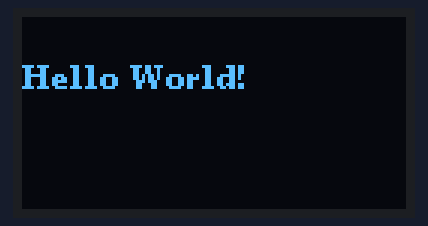
This sketch was run on a simulated Arduino Uno, built with avr-gcc and run on an emulated ATmega328P. Shown: 128×64 one-colour display.

Above: at 0.1 s.

The sketch:

1.ino
```cpp
#include <Arduino.h>
#include <U8g2lib.h>
#include <SPI.h>

// Конструктор для дисплея 128x64 на базе SSD1306 и аппаратного SPI.
// Передаем пины: (вращение, CS, DC, [RESET])
// Замените пины 10, 8, 9 на те, к которым вы припаяли CS, DC и RES.
// Конструктор для SH1106 на аппаратном SPI (сдвиг исчезнет автоматически)
U8G2_SH1106_128X64_NONAME_F_4W_HW_SPI u8g2(U8G2_R0, /* cs=/ 9, / dc=/ 8, / reset=*/ 10);


void setup() {
  u8g2.begin();
}

void loop() {
  u8g2.clearBuffer();          // Очистка внутреннего буфера
  u8g2.setFont(u8g2_font_ncenB08_tr); // Выбор шрифта
  u8g2.drawStr(0, 24, "Hello World!"); // Пишем текст (X, Y, текст)
  u8g2.sendBuffer();           // Выводим буфер на экран
  delay(1000);
}
```
